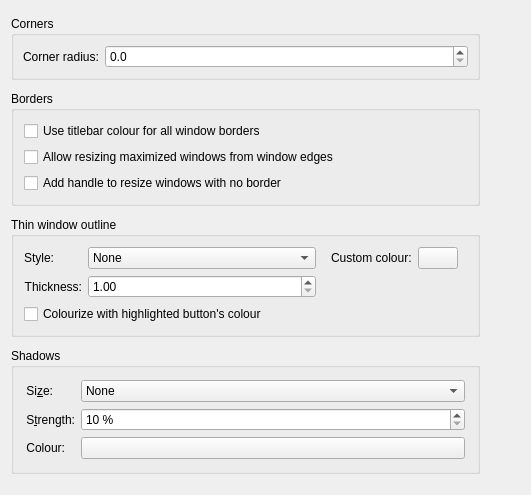
     <widget class="QWidget" name="tab_window">
      <attribute name="title">
       <string>&amp;Window</string>
      </attribute>
      <layout class="QGridLayout" name="gridLayout">
       <item row="8" column="0">
        <spacer name="verticalSpacer_3">
         <property name="orientation">
          <enum>Qt::Vertical</enum>
         </property>
         <property name="sizeHint" stdset="0">
          <size>
           <width>20</width>
           <height>10</height>
          </size>
         </property>
        </spacer>
       </item>
       <item row="2" column="0">
        <spacer name="verticalSpacer_7">
         <property name="orientation">
          <enum>Qt::Vertical</enum>
         </property>
         <property name="sizeType">
          <enum>QSizePolicy::Fixed</enum>
         </property>
         <property name="sizeHint" stdset="0">
          <size>
           <width>20</width>
           <height>5</height>
          </size>
         </property>
        </spacer>
       </item>
       <item row="1" column="0" colspan="2">
        <widget class="QGroupBox" name="Corners">
         <property name="title">
          <string>Corners</string>
         </property>
         <layout class="QVBoxLayout" name="verticalLayout_15">
          <item>
           <layout class="QFormLayout" name="formLayout_11">
            <item row="0" column="0">
             <widget class="QLabel" name="cornerRadiusLabel">
              <property name="text">
               <string>Corner radius:</string>
              </property>
              <property name="buddy">
               <cstring>cornerRadius</cstring>
              </property>
             </widget>
            </item>
            <item row="0" column="1">
             <widget class="QDoubleSpinBox" name="cornerRadius">
              <property name="decimals">
               <number>1</number>
              </property>
              <property name="maximum">
               <double>12.000000000000000</double>
              </property>
              <property name="singleStep">
               <double>0.100000000000000</double>
              </property>
             </widget>
            </item>
           </layout>
          </item>
         </layout>
        </widget>
       </item>
       <item row="5" column="0" colspan="2">
        <widget class="QGroupBox" name="groupBox">
         <property name="title">
          <string>Thin window outline</string>
         </property>
         <layout class="QGridLayout" name="gridLayout_7">
          <property name="leftMargin">
           <number>10</number>
          </property>
          <property name="topMargin">
           <number>10</number>
          </property>
          <property name="rightMargin">
           <number>10</number>
          </property>
          <property name="bottomMargin">
           <number>10</number>
          </property>
          <item row="0" column="0">
           <layout class="QFormLayout" name="formLayout_6">
            <item row="0" column="0">
             <widget class="QLabel" name="label_23">
              <property name="text">
               <string>Style:</string>
              </property>
              <property name="alignment">
               <set>Qt::AlignRight|Qt::AlignTrailing|Qt::AlignVCenter</set>
              </property>
              <property name="buddy">
               <cstring>thinWindowOutlineStyle</cstring>
              </property>
             </widget>
            </item>
            <item row="0" column="1">
             <widget class="QComboBox" name="thinWindowOutlineStyle">
              <item>
               <property name="text">
                <string>None</string>
               </property>
              </item>
              <item>
               <property name="text">
                <string>Shadow colour</string>
               </property>
              </item>
              <item>
               <property name="text">
                <string>Contrast</string>
               </property>
              </item>
              <item>
               <property name="text">
                <string>Accent colour</string>
               </property>
              </item>
              <item>
               <property name="text">
                <string>Contrast blended with accent colour</string>
               </property>
              </item>
              <item>
               <property name="text">
                <string>Custom colour</string>
               </property>
              </item>
              <item>
               <property name="text">
                <string>Contrast blended with custom colour</string>
               </property>
              </item>
             </widget>
            </item>
            <item row="1" column="0">
             <widget class="QLabel" name="label_30">
              <property name="text">
               <string>Thickness:</string>
              </property>
              <property name="alignment">
               <set>Qt::AlignRight|Qt::AlignTrailing|Qt::AlignVCenter</set>
              </property>
              <property name="buddy">
               <cstring>thinWindowOutlineThickness</cstring>
              </property>
             </widget>
            </item>
            <item row="1" column="1">
             <widget class="QDoubleSpinBox" name="thinWindowOutlineThickness">
              <property name="minimum">
               <double>1.000000000000000</double>
              </property>
              <property name="maximum">
               <double>10.000000000000000</double>
              </property>
              <property name="singleStep">
               <double>0.050000000000000</double>
              </property>
             </widget>
            </item>
           </layout>
          </item>
          <item row="0" column="1">
           <widget class="QStackedWidget" name="customColorStackedWidget">
            <property name="currentIndex">
             <number>1</number>
            </property>
            <widget class="QWidget" name="blank_page"/>
            <widget class="QWidget" name="custom_colour">
             <layout class="QFormLayout" name="formLayout">
              <property name="topMargin">
               <number>0</number>
              </property>
              <item row="0" column="0">
               <widget class="QLabel" name="label_31">
                <property name="text">
                 <string>Custom colour:</string>
                </property>
                <property name="buddy">
                 <cstring>thinWindowOutlineCustomColor</cstring>
                </property>
               </widget>
              </item>
              <item row="0" column="1">
               <widget class="KColorButton" name="thinWindowOutlineCustomColor"/>
              </item>
             </layout>
            </widget>
           </widget>
          </item>
          <item row="1" column="0">
           <widget class="QCheckBox" name="colorizeThinWindowOutlineWithButton">
            <property name="text">
             <string>Colourize with highlighted button's colour</string>
            </property>
           </widget>
          </item>
         </layout>
        </widget>
       </item>
       <item row="6" column="0">
        <spacer name="verticalSpacer_1">
         <property name="orientation">
          <enum>Qt::Vertical</enum>
         </property>
         <property name="sizeType">
          <enum>QSizePolicy::Fixed</enum>
         </property>
         <property name="sizeHint" stdset="0">
          <size>
           <width>20</width>
           <height>5</height>
          </size>
         </property>
        </spacer>
       </item>
       <item row="7" column="2">
        <spacer name="horizontalSpacer_5">
         <property name="orientation">
          <enum>Qt::Horizontal</enum>
         </property>
         <property name="sizeHint" stdset="0">
          <size>
           <width>40</width>
           <height>20</height>
          </size>
         </property>
        </spacer>
       </item>
       <item row="4" column="0">
        <spacer name="verticalSpacer_6">
         <property name="orientation">
          <enum>Qt::Vertical</enum>
         </property>
         <property name="sizeType">
          <enum>QSizePolicy::Fixed</enum>
         </property>
         <property name="sizeHint" stdset="0">
          <size>
           <width>20</width>
           <height>5</height>
          </size>
         </property>
        </spacer>
       </item>
       <item row="3" column="0" colspan="2">
        <widget class="QGroupBox" name="borders_groupBox">
         <property name="title">
          <string>Borders</string>
         </property>
         <layout class="QGridLayout" name="gridLayout_4">
          <property name="leftMargin">
           <number>10</number>
          </property>
          <property name="topMargin">
           <number>10</number>
          </property>
          <property name="rightMargin">
           <number>10</number>
          </property>
          <property name="bottomMargin">
           <number>10</number>
          </property>
          <item row="0" column="0">
           <widget class="QCheckBox" name="useTitlebarColorForAllBorders">
            <property name="text">
             <string>Use titlebar colour for all window borders</string>
            </property>
           </widget>
          </item>
          <item row="1" column="0">
           <widget class="QCheckBox" name="drawBorderOnMaximizedWindows">
            <property name="text">
             <string>Allow resizing maximized windows from window edges</string>
            </property>
           </widget>
          </item>
          <item row="2" column="0">
           <widget class="QCheckBox" name="drawSizeGrip">
            <property name="text">
             <string>Add handle to resize windows with no border</string>
            </property>
           </widget>
          </item>
         </layout>
        </widget>
       </item>
       <item row="7" column="0" colspan="2">
        <widget class="QGroupBox" name="groupBox_5">
         <property name="title">
          <string>Shadows</string>
         </property>
         <layout class="QFormLayout" name="formLayout_3">
          <property name="leftMargin">
           <number>12</number>
          </property>
          <property name="topMargin">
           <number>12</number>
          </property>
          <property name="rightMargin">
           <number>12</number>
          </property>
          <property name="bottomMargin">
           <number>12</number>
          </property>
          <item row="0" column="0">
           <widget class="QLabel" name="label">
            <property name="text">
             <string>Si&amp;ze:</string>
            </property>
            <property name="alignment">
             <set>Qt::AlignRight|Qt::AlignTrailing|Qt::AlignVCenter</set>
            </property>
            <property name="buddy">
             <cstring>shadowSize</cstring>
            </property>
           </widget>
          </item>
          <item row="0" column="1">
           <widget class="QComboBox" name="shadowSize">
            <item>
             <property name="text">
              <string>None</string>
             </property>
            </item>
            <item>
             <property name="text">
              <string>Small</string>
             </property>
            </item>
            <item>
             <property name="text">
              <string>Medium</string>
             </property>
            </item>
            <item>
             <property name="text">
              <string>Large</string>
             </property>
            </item>
            <item>
             <property name="text">
              <string>Very Large</string>
             </property>
            </item>
           </widget>
          </item>
          <item row="1" column="0">
           <widget class="QLabel" name="label_2">
            <property name="text">
             <string comment="strength of the shadow (from transparent to opaque)">S&amp;trength:</string>
            </property>
            <property name="alignment">
             <set>Qt::AlignRight|Qt::AlignTrailing|Qt::AlignVCenter</set>
            </property>
            <property name="buddy">
             <cstring>shadowStrength</cstring>
            </property>
           </widget>
          </item>
          <item row="1" column="1">
           <widget class="QSpinBox" name="shadowStrength">
            <property name="suffix">
             <string> %</string>
            </property>
            <property name="minimum">
             <number>10</number>
            </property>
            <property name="maximum">
             <number>100</number>
            </property>
           </widget>
          </item>
          <item row="2" column="0">
           <widget class="QLabel" name="label_5">
            <property name="text">
             <string>Colour:</string>
            </property>
            <property name="alignment">
             <set>Qt::AlignRight|Qt::AlignTrailing|Qt::AlignVCenter</set>
            </property>
            <property name="buddy">
             <cstring>shadowColor</cstring>
            </property>
           </widget>
          </item>
          <item row="2" column="1">
           <widget class="KColorButton" name="shadowColor"/>
          </item>
         </layout>
        </widget>
       </item>
       <item row="0" column="0">
        <spacer name="verticalSpacer_11">
         <property name="orientation">
          <enum>Qt::Vertical</enum>
         </property>
         <property name="sizeType">
          <enum>QSizePolicy::Preferred</enum>
         </property>
         <property name="sizeHint" stdset="0">
          <size>
           <width>20</width>
           <height>5</height>
          </size>
         </property>
        </spacer>
       </item>
      </layout>
     </widget>
